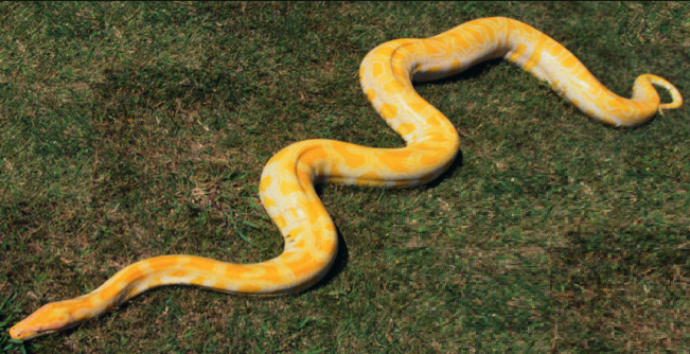
#> input picture Image processing/imagen.png, 690 x 354 px
$ python example.py
#> lines starting #> are read from the running program, lines starting #| are printed output that depends on the picture
from PIL import Image
img = Image.open("imagen.png")
#> img is the input picture: PIL image 690x354 RGB; mean R, G, B 93.3, 87.3, 49.4
img.rotate(45).show()
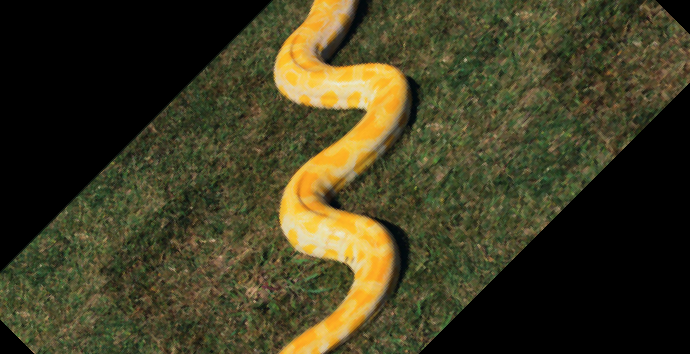
#> shown: PIL image 690x354 RGB; mean R, G, B 63.8, 60.3, 33.8

#> (the run stopped early here; a loop or call above may not have finished)
